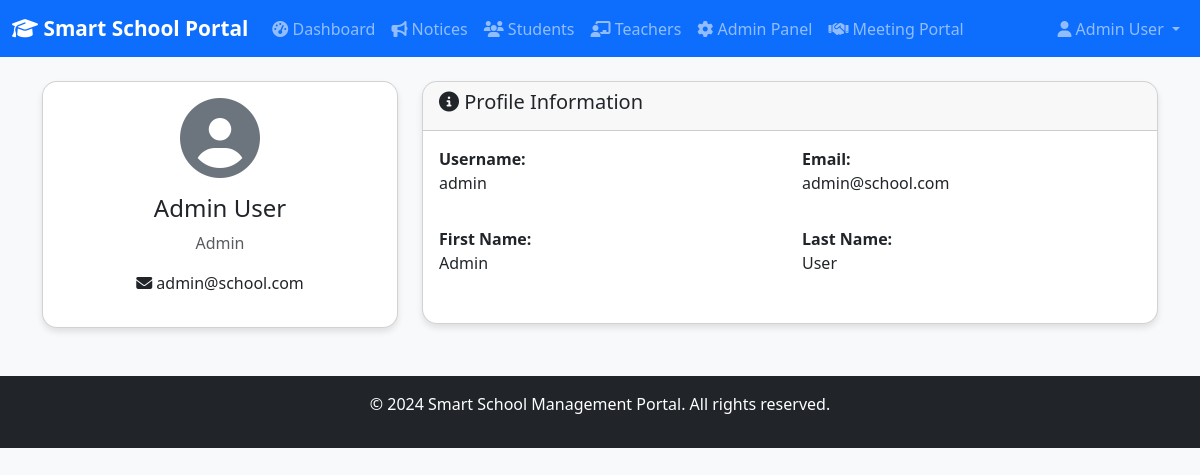
/profile/ (signed in), run on the app's committed database.
### school/models.py (models this page shows, shortened)
class User(AbstractUser):
    ROLE_CHOICES = (
        ('admin', 'Admin'),
        ('teacher', 'Teacher'),
        ('student', 'Student'),
    )
    role = models.CharField(
        max_length=20,
        choices=ROLE_CHOICES,
        help_text="User role in the system"
    )
    phone = models.CharField(max_length=20, blank=True, null=True)
    address = models.TextField(blank=True, null=True)
    date_of_birth = models.DateField(blank=True, null=True)
    profile_picture = models.ImageField(
        upload_to='profile_pictures/',
        blank=True,
        null=True
    )
    class Meta:
        verbose_name = 'User'
        verbose_name_plural = 'Users'
        ordering = ['username']
    def get_full_name(self):
        full_name = f"{self.first_name} {self.last_name}".strip()
        return full_name if full_name else self.username

### school/views.py (the view)
# urls.py: path('profile/', views.profile, name='profile'),
@login_required
def profile(request):
    user = request.user
    context = {'user': user}
    if user.role == 'student':
        try:
            context['student'] = user.student_profile
        except Student.DoesNotExist:
            pass
    elif user.role == 'teacher':
        try:
            context['teacher'] = user.teacher_profile
        except Teacher.DoesNotExist:
            pass
    return render(request, 'school/profile.html', context)

### templates/school/profile.html (shortened to what this page needs)
{% extends 'base.html' %}
{% block content %}
<div class="row">
    <div class="col-md-4">
        <div class="card">
            <div class="card-body text-center">
                {% if user.profile_picture %}
                    <img src="{{ user.profile_picture.url }}" alt="Profile Picture" class="profile-picture mb-3">
                {% else %}
                    <i class="fas fa-user-circle fa-5x text-secondary mb-3"></i>
                {% endif %}
                <h4>{{ user.get_full_name|default:user.username }}</h4>
                <p class="text-muted">{{ user.get_role_display }}</p>
                <p><i class="fas fa-envelope"></i> {{ user.email }}</p>
            </div>
        </div>
    </div>
    <div class="col-md-8">
        <div class="card">
            <div class="card-header">
                <h5><i class="fas fa-info-circle"></i> Profile Information</h5>
            </div>
            <div class="card-body">
                <div class="row mb-3">
                    <div class="col-md-6">
                        <strong>Username:</strong>
                        <p>{{ user.username }}</p>
                    </div>
                    <div class="col-md-6">
                        <strong>Email:</strong>
                        <p>{{ user.email }}</p>
                    </div>
                </div>
                <div class="row mb-3">
                    <div class="col-md-6">
                        <strong>First Name:</strong>
                        <p>{{ user.first_name|default:"-" }}</p>
                    </div>
                    <div class="col-md-6">
                        <strong>Last Name:</strong>
                        <p>{{ user.last_name|default:"-" }}</p>
                    </div>
                </div>
            </div>
        </div>
    </div>
</div>
{% endblock %}

### templates/base.html (shortened to what this page needs)
<!DOCTYPE html>
<html lang="en">
<head>
    <link href="https://cdn.jsdelivr.net/npm/bootstrap@5.3.0/dist/css/bootstrap.min.css" rel="stylesheet">
    <link rel="stylesheet" href="https://cdnjs.cloudflare.com/ajax/libs/font-awesome/6.4.0/css/all.min.css">
    {% load static %}
    <link rel="stylesheet" href="{% static 'css/style.css' %}">
</head>
<body>
    <nav class="navbar navbar-expand-lg navbar-dark bg-primary">
        <div class="container-fluid">
            <a class="navbar-brand" href="{% url 'home' %}">
                <i class="fas fa-graduation-cap"></i> Smart School Portal
            </a>
            <div class="collapse navbar-collapse" id="navbarNav">
                <ul class="navbar-nav me-auto">
                    {% if user.is_authenticated %}
                        <li class="nav-item">
                            <a class="nav-link" href="{% url 'dashboard' %}">
                                <i class="fas fa-tachometer-alt"></i> Dashboard
                            </a>
                        </li>
                        <li class="nav-item">
                            <a class="nav-link" href="{% url 'notice_list' %}">
                                <i class="fas fa-bullhorn"></i> Notices
                            </a>
                        </li>
                        {% if user.role == 'student' %}
                            <li class="nav-item">
                                <a class="nav-link" href="{% url 'assignment_list' %}">
                                    <i class="fas fa-tasks"></i> Assignments
                                </a>
                            </li>
                            <li class="nav-item">
                                <a class="nav-link" href="{% url 'result_list' %}">
                                    <i class="fas fa-chart-line"></i> Results
                                </a>
                            </li>
                        {% elif user.role == 'admin' or user.is_staff %}
                            <li class="nav-item">
                                <a class="nav-link" href="{% url 'student_list' %}">
                                    <i class="fas fa-users"></i> Students
                                </a>
                            </li>
                            <li class="nav-item">
                                <a class="nav-link" href="{% url 'teacher_list' %}">
                                    <i class="fas fa-chalkboard-teacher"></i> Teachers
                                </a>
                            </li>
                            <li class="nav-item">
                                <a class="nav-link" href="/admin/">
                                    <i class="fas fa-cog"></i> Admin Panel
                                </a>
                            </li>
                            <li class="nav-item">
                                <a class="nav-link" href="{% url 'meeting_portal' %}">
                                    <i class="fas fa-handshake"></i> Meeting Portal
                                </a>
                            </li>
                        {% endif %}
                    {% endif %}
                </ul>
                <ul class="navbar-nav">
                    {% if user.is_authenticated %}
                        <li class="nav-item dropdown">
                            <a class="nav-link dropdown-toggle" href="#" id="navbarDropdown" role="button" data-bs-toggle="dropdown">
                                <i class="fas fa-user"></i> {{ user.get_full_name|default:user.username }}
                            </a>
                        </li>
                    {% endif %}
                </ul>
            </div>
        </div>
    </nav>
    <main class="container my-4">
        {% block content %}{% endblock %}
    </main>
    <footer class="bg-dark text-white text-center py-3 mt-5">
        <div class="container">
            <p>&copy; 2024 Smart School Management Portal. All rights reserved.</p>
        </div>
    </footer>
</body>
</html>

### static/css/style.css (style rules this page uses)
:root { --primary-color: #0d6efd; --secondary-color: #6c757d; --success-color: #198754; --danger-color: #dc3545; --warning-color: #ffc107; --info-color: #0dcaf0; }
body { font-family: 'Segoe UI', Tahoma, Geneva, Verdana, sans-serif; background-color: #f8f9fa; }
.navbar-brand { font-weight: bold; font-size: 1.3rem; }
.card { border-radius: 15px; box-shadow: 0 4px 6px rgba(0,0,0,0.1); transition: transform 0.3s, box-shadow 0.3s; overflow: hidden; }
footer { margin-top: auto; }
.container { animation: fadeIn 0.5s ease-in; }
.fas, .far, .fab { transition: all 0.3s ease; }

### data on the page
User: get_full_name "Admin User", role "Admin", email "admin@school.com", username "admin", first_name "Admin", last_name "User"
